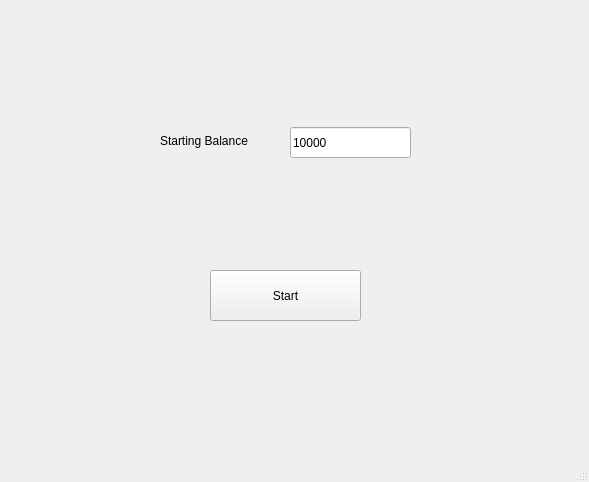
<?xml version="1.0" encoding="UTF-8"?>
<ui version="4.0">
 <class>MainWindow</class>
 <widget class="QMainWindow" name="MainWindow">
  <property name="geometry">
   <rect>
    <x>0</x>
    <y>0</y>
    <width>589</width>
    <height>482</height>
   </rect>
  </property>
  <property name="windowTitle">
   <string>MainWindow</string>
  </property>
  <widget class="QWidget" name="centralwidget">
   <widget class="QStackedWidget" name="stackedWidget">
    <property name="geometry">
     <rect>
      <x>0</x>
      <y>0</y>
      <width>591</width>
      <height>481</height>
     </rect>
    </property>
    <property name="currentIndex">
     <number>0</number>
    </property>
    <widget class="QWidget" name="startPage">
     <widget class="QLabel" name="startLabel">
      <property name="geometry">
       <rect>
        <x>160</x>
        <y>120</y>
        <width>121</width>
        <height>41</height>
       </rect>
      </property>
      <property name="text">
       <string>Starting Balance</string>
      </property>
     </widget>
     <widget class="QLineEdit" name="startEdit">
      <property name="geometry">
       <rect>
        <x>290</x>
        <y>127</y>
        <width>121</width>
        <height>31</height>
       </rect>
      </property>
      <property name="text">
       <string>10000</string>
      </property>
     </widget>
     <widget class="QPushButton" name="startButton">
      <property name="geometry">
       <rect>
        <x>210</x>
        <y>270</y>
        <width>151</width>
        <height>51</height>
       </rect>
      </property>
      <property name="text">
       <string>Start</string>
      </property>
     </widget>
    </widget>
    <widget class="QWidget" name="gamePage"/>
   </widget>
  </widget>
  <widget class="QStatusBar" name="statusbar"/>
 </widget>
 <resources/>
 <connections>
  <connection>
   <sender>startButton</sender>
   <signal>clicked()</signal>
   <receiver>MainWindow</receiver>
   <slot>startButtonClicked()</slot>
   <hints>
    <hint type="sourcelabel">
     <x>262</x>
     <y>270</y>
    </hint>
    <hint type="destinationlabel">
     <x>593</x>
     <y>316</y>
    </hint>
   </hints>
  </connection>
 </connections>
 <slots>
  <slot>validateStartBalance()</slot>
  <slot>startButtonClicked()</slot>
 </slots>
</ui>
